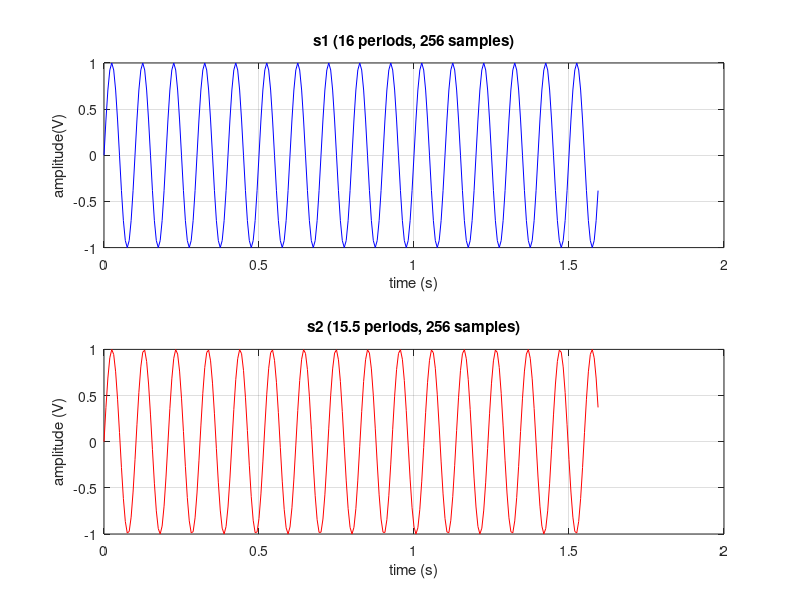

MATLAB code for this plot: (Note: this script raises an error after producing the figure.)
clear all
close all ;
clc

global N f1 a periodos fs tt fs ts
N = 256;
f1 = 10;
a = 1;
periodos = 16;
tt = periodos/f1;
fs = N/tt;
ts = 1/fs;

%% 1.1 Generation of deterministic signals
t = (0:N-1) * ts;
s1=sin(2*pi*f1*t);
n_periods2 = 15.5;
f2 = n_periods2 / tt; 
s2 = a * sin(2*pi*f2*t);

figure(1);
subplot(2,1,1);
plot(t, s1, 'b');
grid on;
xlabel('time (s)');
ylabel('amplitude(V)');
title('s1 (16 periods, 256 samples)');

subplot(2,1,2);
plot(t, s2, 'r');
grid on;
xlabel('time (s)');
ylabel('amplitude (V)');
title('s2 (15.5 periods, 256 samples)');

%% 1.3  Analysis of test signals
[mod, phase, freq] = DFTVisu(s1,fs);

figure()
plot(freq, mod);
grid on;
xlabel('frequence');
ylabel('amplitude');
title('analysis of test signals on DFTVisu');

%% 2.1  DFT interpolation
r=16;
M=N*r;

x1_zp=fftshift(fft(s1,M))/N;
x2_zp=fftshift(fft(s2,M))/N;
freq_zp=(-M/2:M/2-1)*(fs/M);

mod1_zp = abs(x1_zp);
mod2_zp = abs(x2_zp);

figure();
plot(freq_zp, mod1_zp, 'b'); hold on;
[mod1, phase1, freq] = DFTVisu(s1, fs);
stem(freq, mod1, 'r');
grid on; xlim([-30 30]);
xlabel('frequence (Hz)'); ylabel('amplitude');
title('s1 with zero-padding (factor 16)');
legend('zero-padding (4096 pts)', 'original (256 pts)');

%% 3 Time windowing and apodization
n=64;
r=16;
m=n*r;

w_rec=rectwin(n);
w_hann=hann(n);
w_hamm=hamming(n);

W_rec=fftshift(fft(w_rec,m));
W_hann=fftshift(fft(w_hann,m));
W_hamm=fftshift(fft(w_hamm,m));

f=(-m/2:m/2-1)*fs/m;
eps = 0.001;
W_rec_dB=20*log10(abs(W_rec)/sum(w_rec)+eps);
W_hann_dB=20*log10(abs(W_hann)/sum(w_hann)+eps);
W_hamm_dB=20*log10(abs(W_hamm)/sum(w_hamm)+eps);

figure;

subplot(3,1,1);
plot(f, W_rec_dB);
grid on;
xlabel('frequency');
ylabel('magnitude');
title("rectangular window");

subplot(3,1,2);
plot(f, W_hann_dB);
grid on;
xlabel('frequency');
ylabel('magnitude');
title("hann window");

subplot(3,1,3);
plot(f, W_hamm_dB);
grid on;
xlabel('frequency');
ylabel('magnitude');
title("hamming window");


s1_rec=s1.*W_rec;
s2_rec=s2.*W_rec;
s1_hann=s1.*W_hann;
s2_hann=s2.*W_hann;
s1_hamm=s1.*W_hamm;
s2_hamm=s2.*W_hamm;
eps=0.0001

% janela retangular
figure;
subplot(2,1,1);
plot(f,s1_rec);
grid on;
xlim([-10 10])
xlabel('frequency');
ylabel('magnitude');
title("rectangular window on s1");

subplot(2,1,2);
plot(f,s2_rec);
grid on;
xlim([-10 10])
xlabel('frequency');
ylabel('magnitude');
title("rectangular window on s2");


% janela de hann
figure;
subplot(2,1,1);
plot(f,s1_hann);
grid on;
xlim([-10 10])
xlabel('frequency');
ylabel('magnitude');
title("hann window on s1");

subplot(2,1,2);
plot(f,s2_hann);
grid on;
xlim([-10 10])
xlabel('frequency');
ylabel('magnitude');
title("hann window on s2");

% janela de hamming
figure;
subplot(2,1,1);
plot(f,s1_hamm);
grid on;
xlim([-10 10])
xlabel('frequency');
ylabel('magnitude');
title("hamming window on s1");

subplot(2,1,2);
plot(f,s2_hamm);
grid on;
xlim([-10 10])
xlabel('frequency');
ylabel('magnitude');
title("hamming window on s2");
